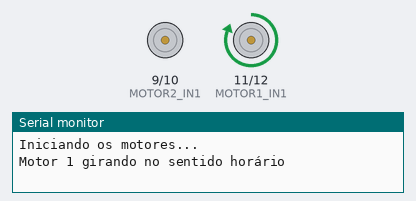
Bench run of a sketch on a simulated Arduino Uno, built with avr-gcc and run on an emulated ATmega328P. Shown: motor-driver pin pairs drawn as motors (green arrow = first pin HIGH = forward, orange = second pin HIGH = backward, longer = more drive), the last lines printed to the serial monitor.

Above: at 1.0 s.
At 3.0 s:
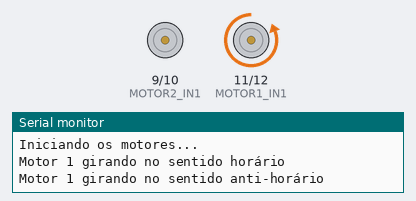
At 5.0 s:
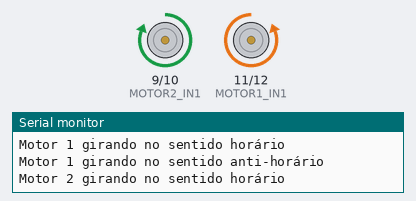
At 9.0 s:
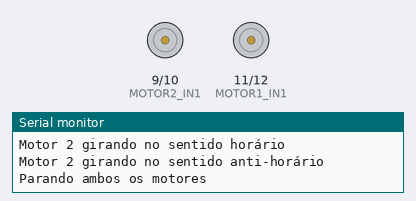
Timing chart, 0 to 13.0 s (numbered marks = the images above):
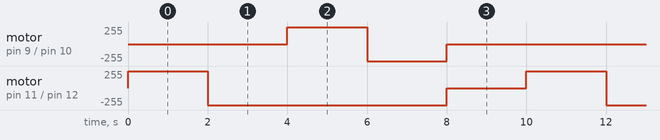

Measured:
- by itself, motor on pin 9 (MOTOR2_IN1) / pin 10 (MOTOR2_IN2): repeats every 10.0 s: backward 255/255 2.0 s, stopped 6.0 s, forward 255/255 2.0 s
- by itself, motor on pin 11 (MOTOR1_IN1) / pin 12 (MOTOR1_IN2): repeats every 10.0 s: backward 255/255 6.0 s, stopped 2.0 s, forward 255/255 2.0 s

The sketch:

Teste_de_funcionamento_ponte_H_L298N_com_2_motores_DC.ino
```cpp
#define MOTOR1_IN1 11
#define MOTOR1_IN2 12
#define MOTOR2_IN1 9
#define MOTOR2_IN2 10

// Definição do PWM para controle de velocidade se a ponte H permitir
//#define MOTOR1_PWM 6    // Motor 1 - PWM
//#define MOTOR2_PWM 5    // Motor 2 - PWM

void setup() {
  pinMode(MOTOR1_IN1, OUTPUT);
  pinMode(MOTOR1_IN2, OUTPUT);
  pinMode(MOTOR2_IN1, OUTPUT);
  pinMode(MOTOR2_IN2, OUTPUT);
//  pinMode(MOTOR1_PWM, OUTPUT);
//  pinMode(MOTOR2_PWM, OUTPUT);
  Serial.begin(9600);
  Serial.println("Iniciando os motores...");
}

void loop() {
  // Motor 1 - Girando no sentido horário
  digitalWrite(MOTOR1_IN1, HIGH);
  digitalWrite(MOTOR1_IN2, LOW);
 // analogWrite(MOTOR1_PWM, 255);  // Velocidade máxima
  Serial.println("Motor 1 girando no sentido horário");
  delay(2000);

  // Motor 1 - Girando no sentido anti-horário
  digitalWrite(MOTOR1_IN1, LOW);
  digitalWrite(MOTOR1_IN2, HIGH);
 // analogWrite(MOTOR1_PWM, 255);  // Velocidade máxima
  Serial.println("Motor 1 girando no sentido anti-horário");
  delay(2000);

  // Motor 2 - Girando no sentido horário
  digitalWrite(MOTOR2_IN1, HIGH);
  digitalWrite(MOTOR2_IN2, LOW);
 // analogWrite(MOTOR2_PWM, 255);  // Velocidade máxima
  Serial.println("Motor 2 girando no sentido horário");
  delay(2000);

  // Motor 2 - Girando no sentido anti-horário
  digitalWrite(MOTOR2_IN1, LOW);
  digitalWrite(MOTOR2_IN2, HIGH);
  //analogWrite(MOTOR2_PWM, 255);  // Velocidade máxima
  Serial.println("Motor 2 girando no sentido anti-horário");
  delay(2000);

  // Parando ambos os motores
  digitalWrite(MOTOR1_IN1, LOW);
  digitalWrite(MOTOR1_IN2, LOW);
  digitalWrite(MOTOR2_IN1, LOW);
  digitalWrite(MOTOR2_IN2, LOW);
  //analogWrite(MOTOR1_PWM, 0);  // Parar motor 1
  //analogWrite(MOTOR2_PWM, 0);  // Parar motor 2
  Serial.println("Parando ambos os motores");
  delay(2000);
}
```
